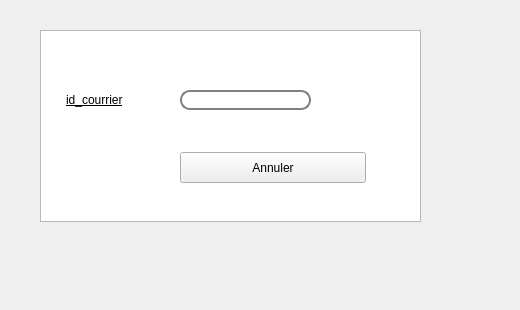
      <widget class="QWidget" name="tab_8">
       <attribute name="title">
        <string>supprimer un courrier</string>
       </attribute>
       <widget class="QTableView" name="tabemploye_6">
        <property name="geometry">
         <rect>
          <x>40</x>
          <y>30</y>
          <width>381</width>
          <height>192</height>
         </rect>
        </property>
       </widget>
       <widget class="QLineEdit" name="lineEdit_id_courrier_3">
        <property name="geometry">
         <rect>
          <x>180</x>
          <y>90</y>
          <width>131</width>
          <height>20</height>
         </rect>
        </property>
        <property name="styleSheet">
         <string notr="true">QLineEdit {
    border: 2px solid gray;
    border-radius: 10px;
    padding: 0 8px;
    background: white;
    selection-background-color: darkgray;
}</string>
        </property>
       </widget>
       <widget class="QPushButton" name="ajouter_8">
        <property name="geometry">
         <rect>
          <x>180</x>
          <y>152</y>
          <width>186</width>
          <height>31</height>
         </rect>
        </property>
        <property name="styleSheet">
         <string notr="true">QPushButton#pb_ajouter_8{
    background-color: grey;
    border-style: outset;
    border-width: 2px;
    border-radius: 10px;
    border-color: beige;
    font: bold 14px;
    min-width: 10em;
    padding: 6px;
}
</string>
        </property>
        <property name="text">
         <string>Annuler</string>
        </property>
       </widget>
       <widget class="QLabel" name="label_29">
        <property name="geometry">
         <rect>
          <x>66</x>
          <y>90</y>
          <width>101</width>
          <height>20</height>
         </rect>
        </property>
        <property name="styleSheet">
         <string notr="true">font: 12pt &quot;Andalus&quot;;
text-decoration: underline;</string>
        </property>
        <property name="text">
         <string>id_courrier</string>
        </property>
       </widget>
       <widget class="QLabel" name="label_3">
        <property name="geometry">
         <rect>
          <x>0</x>
          <y>-1</y>
          <width>511</width>
          <height>301</height>
         </rect>
        </property>
        <property name="styleSheet">
         <string notr="true">background-image: url(:/bg.jpg);</string>
        </property>
        <property name="text">
         <string/>
        </property>
        <property name="pixmap">
         <pixmap>../60342173_2276972439287605_1529191567795945472_n.jpg</pixmap>
        </property>
       </widget>
       <zorder>label_3</zorder>
       <zorder>tabemploye_6</zorder>
       <zorder>lineEdit_id_courrier_3</zorder>
       <zorder>ajouter_8</zorder>
       <zorder>label_29</zorder>
      </widget>
